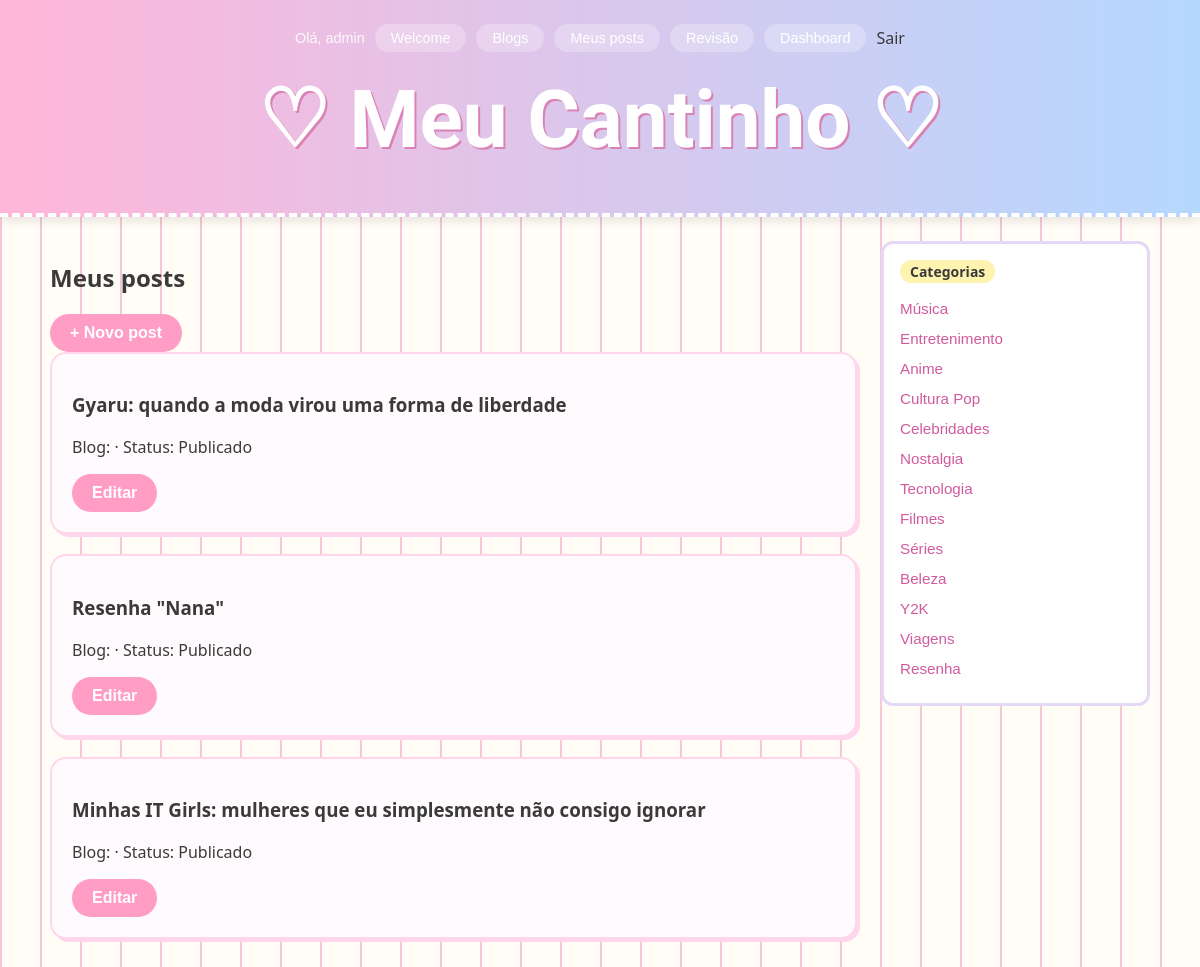
The app's page /meus-posts/ (signed in), older data.
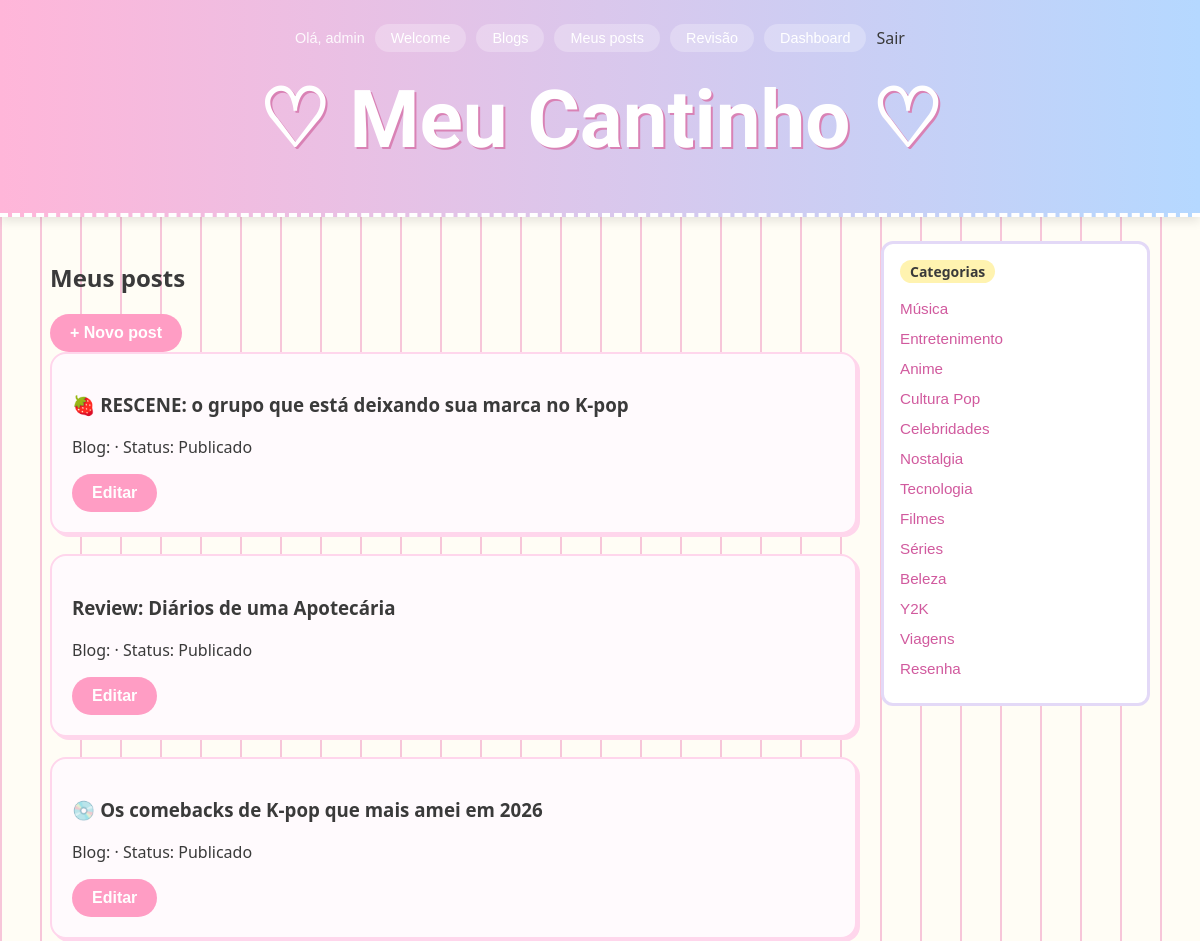
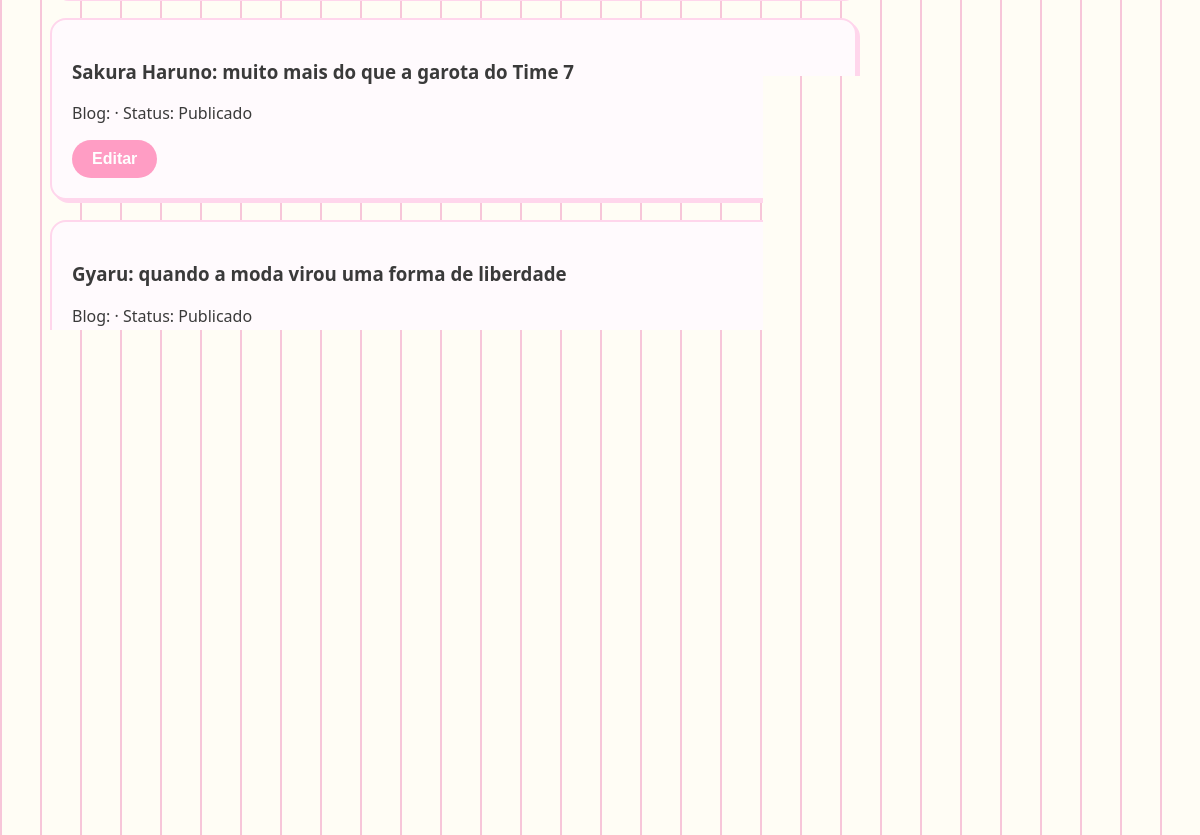
The same page, newer data (2 pictures, top to bottom).
### blog/models.py (models this page shows, shortened)
class Post(models.Model):
    class Status(models.TextChoices):
        RASCUNHO = 'RASCUNHO', 'Rascunho'
        EM_REVISAO = 'EM_REVISAO', 'Em revisão'
        PUBLICADO = 'PUBLICADO', 'Publicado'
        ARQUIVADO = 'ARQUIVADO', 'Arquivado'
    titulo = models.CharField(max_length=200)
    slug = models.SlugField(max_length=220, unique=True, blank=True)
    conteudo = models.TextField()
    imagem_capa = models.ImageField(upload_to='capas/', blank=True, null=True)
    autor = models.ForeignKey(User, on_delete=models.CASCADE, related_name='posts')
    blog = models.ForeignKey(Blog, on_delete=models.CASCADE, null=True, related_name='posts')
    categoria = models.ForeignKey(Categoria, on_delete=models.SET_NULL, null=True, related_name='posts')
    tags = models.ManyToManyField(Tag, blank=True, related_name='posts')
    status = models.CharField(max_length=20, choices=Status.choices, default=Status.RASCUNHO)
    criado_em = models.DateTimeField(auto_now_add=True)
    atualizado_em = models.DateTimeField(auto_now=True)

class Categoria(models.Model):
    nome = models.CharField(max_length=100)
    slug = models.SlugField(max_length=120, unique=True, blank=True)

### blog/views.py (the view)
# urls.py: path('meus-posts/', views.meus_posts, name='meus_posts'),
@login_required
def meus_posts(request):
    posts = list(Post.objects.filter(autor=request.user).order_by('-criado_em'))
    for p in posts:
        p.pode_avancar = _pode_avancar(request.user, p)
    return render(request, 'blog/meus_posts.html', {'posts': posts})

### blog/context_processors.py (called while the page is built)
def sidebar_data(request):
    posts_recentes = Post.objects.filter(
        status=Post.Status.PUBLICADO
    ).order_by('-criado_em')[:5]
    posts_mais_comentados = Post.objects.filter(
        status=Post.Status.PUBLICADO
    ).annotate(
        num_comentarios=Count('comentarios')
    ).order_by('-num_comentarios')[:5]
    categorias = Categoria.objects.all()
    total_posts = Post.objects.filter(status=Post.Status.PUBLICADO).count()
    return {
        'sidebar_posts_recentes': posts_recentes,
        'sidebar_posts_comentados': posts_mais_comentados,
        'sidebar_categorias': categorias,
        'sidebar_total_posts': total_posts,
    }

### blog/views.py (called while the page is built)
def _pode_avancar(user, post):
    if post.status == Post.Status.RASCUNHO:
        return post.autor_id == user.id
    if post.status in (Post.Status.EM_REVISAO, Post.Status.PUBLICADO):
        return post.blog is not None and post.blog.papel_de(user) in (Membro.Papel.DONO, Membro.Papel.EDITOR)
    return False

### blog/templates/blog/meus_posts.html (shortened to what this page needs)
{% extends 'blog/base.html' %}
{% block content %}
    <h2>Meus posts</h2>
    <a href="{% url 'criar_post' %}" class="btn-pill">+ Novo post</a>
    {% for post in posts %}
        <article>
            <h3>{{ post.titulo }}</h3>
            <p>Blog: {{ post.blog.nome }} · Status: {{ post.get_status_display }}</p>
            <a href="{% url 'editar_post' post.slug %}" class="btn-pill">Editar</a>
        </article>
    {% empty %}
        <p>Você ainda não criou nenhum post.</p>
    {% endfor %}
{% endblock %}

### blog/templates/blog/base.html (shortened to what this page needs)
<!DOCTYPE html>
<html lang="pt-br">
<head>
    {% load static %}
    <link rel="stylesheet" href="{% static 'blog/style.css' %}">
</head>
<body>
    <header>
        <nav>
            {% if user.is_authenticated %}
                <span class="saudacao">Olá, {{ user.username }}</span>
                <a href="{% url 'welcome' %}">Welcome</a>
                <a href="{% url 'lista_blogs' %}">Blogs</a>
                <a href="{% url 'meus_posts' %}">Meus posts</a>
                <a href="{% url 'revisao' %}">Revisão</a>
                <a href="{% url 'dashboard' %}">Dashboard</a>
                <form method="post" action="{% url 'logout' %}" style="display:inline">
                    <button type="submit" class="btn-sair">Sair</button>
                </form>
            {% else %}
                <a href="{% url 'welcome' %}">Welcome</a>
                <a href="{% url 'lista_blogs' %}">Blogs</a>
                <a href="{% url 'login' %}">Entrar</a>
            {% endif %}
        </nav>
        <h1><a href="{% url 'lista_posts' %}">♡ Meu Cantinho ♡</a></h1>
    </header>
    <main class="layout">
        <div class="conteudo">
            {% block content %}{% endblock %}
        </div>
        <aside class="sidebar">
            <div class="widget">
                <h3>Categorias</h3>
                <ul>
                    {% for cat in sidebar_categorias %}
                        <li><a href="{% url 'posts_por_categoria' cat.id %}">{{ cat.nome }}</a></li>
                    {% endfor %}
                </ul>
            </div>

Row changes from the older to the newer data that the page shows:
added Post: titulo "🍓 RESCENE: o grupo que está deixando sua marca no K-pop", status "Publicado"
added Post: titulo "Review: Diários de uma Apotecária", status "Publicado"
added Post: titulo "💿 Os comebacks de K-pop que mais amei em 2026", status "Publicado"
added Post: titulo "Sakura Haruno: muito mais do que a garota do Time 7", status "Publicado"
